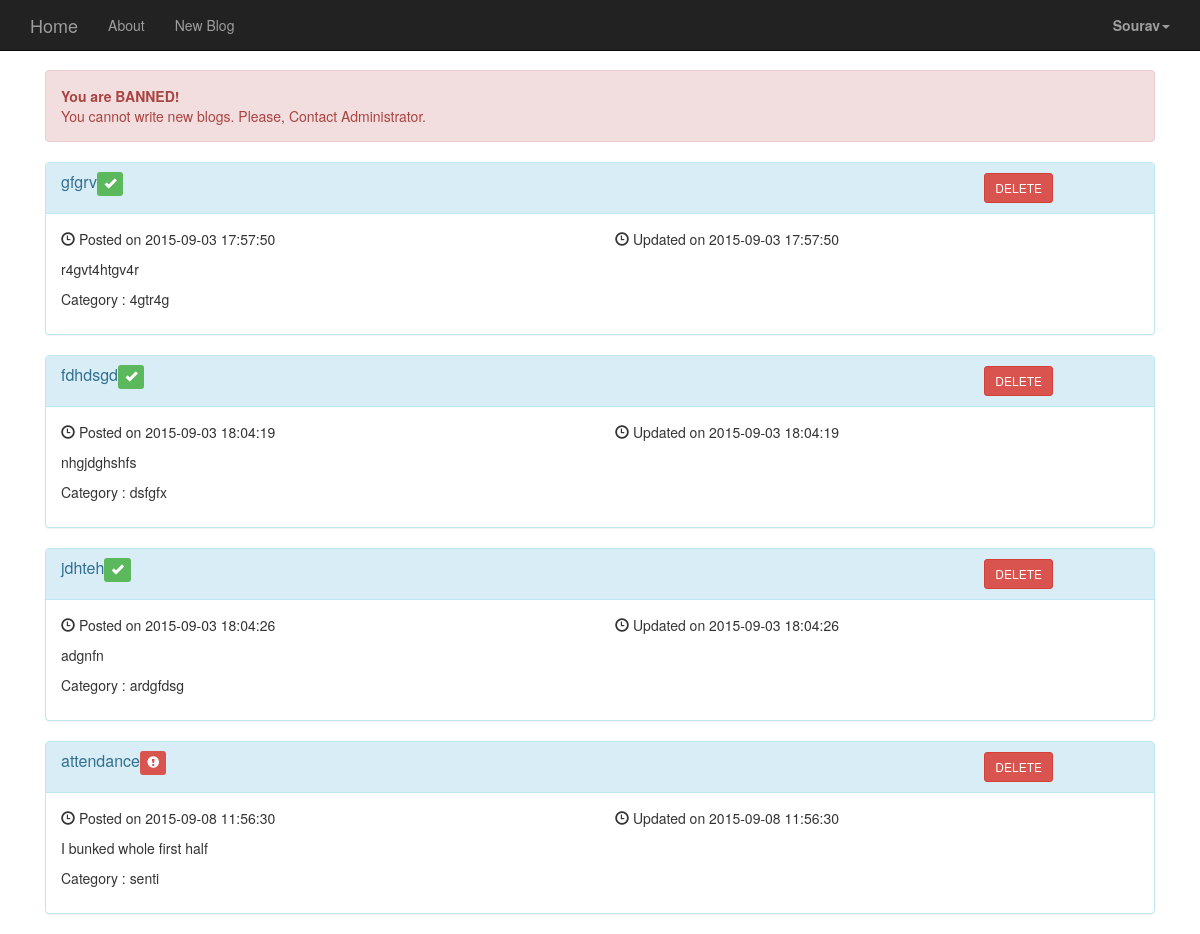
Screenshot of /api/home_page_blogger.php (signed in) with the database file from the repository.
### tables this page shows
CREATE TABLE IF NOT EXISTS `blog_master` (
  `blog_id` int(11) NOT NULL,
  `blogger_id` int(11) DEFAULT NULL,
  `blog_title` varchar(1024) NOT NULL,
  `blog_desc` varchar(60000) NOT NULL,
  `blog_category` varchar(100) DEFAULT NULL,
  `blog_author` varchar(50) NOT NULL,
  `blog_is_active` int(1) NOT NULL DEFAULT '0',
  `creation_date` datetime NOT NULL,
  `updated_date` datetime DEFAULT NULL
);

### api/home_page_blogger.php (the view, shortened to what this page needs)
<!DOCTYPE html>
<html lang="en">
<head>
    <link href="../css/bootstrap.min.css" rel="stylesheet">
    <link href="../css/blog-home.css" rel="stylesheet">
</head>
<body>
	<?php
			$noblog = 0;
			$blogger_user_name = $_SESSION["blogger_user_name"];
			require 'connect_to_db.php';
			$sql = "SELECT blogger_is_active FROM blogger_info WHERE blogger_username = '{$blogger_user_name}'";
			$result = mysqli_query($conn, $sql);
			if(mysqli_num_rows($result)>0){
				$row = mysqli_fetch_assoc($result);
				$blogger_is_active = $row['blogger_is_active'];
			}
			$sql = "SELECT * FROM blog_master WHERE blog_author = '{$blogger_user_name}'";
			$result = mysqli_query($conn, $sql);
			$blog_array = array();
			if (mysqli_num_rows($result)>0){
				while($row = mysqli_fetch_assoc($result)) {
					$blog_array[] = $row;
				}
			}
			else{
				$noblog = 1;
			}
	?>
    <nav class="navbar navbar-inverse navbar-fixed-top" role="navigation">
        <div class="container">
            <div class="navbar-header">
                <a class="navbar-brand" href="home_page_blogger.php">Home</a>
            </div>
            <div class="collapse navbar-collapse" id="bs-example-navbar-collapse-1">
                <ul class="nav navbar-nav">
                    <li>
                        <a href="blogger_info_logged.php">About</a>
                    </li>
                    <li>
                        <a href="insert_blog.php?blogger_is_active=<?php echo $blogger_is_active;?>">New Blog</a>
                    </li>
                </ul>
				<ul class="nav navbar-nav navbar-right">
					<li class="dropdown">
						<a href="#" class="dropdown-toggle" data-toggle="dropdown">
							<b><?php  echo $blogger_user_name;?><span class="caret"></span></b>
						</a>
					</li>
				</ul>
            </div>
        </div>
    </nav>
    <div class="container">
		<div class="col-xs-12 col-sm-12 col-md-12 col-lg-12" >
			<?php
				if($noblog == 1 && $blogger_is_active == 0){
					echo '<div class="alert alert-danger center">
					  <strong>You are BANNED!</strong><br>You cannot write new blogs. Please, Contact Administrator.
					</div>';
					echo '<h4>You have zero blogs.</p>';
				}elseif($noblog == 1 && $blogger_is_active == 1){
					echo '<div class="alert alert-danger center">
					  <strong>You are BANNED!</strong><br>You cannot write new blogs. Please, Contact Administrator.
					</div>';
					echo '<h4>You have zero blogs.<p><a href="insert_blog.php">Click here to write a new blog</a></p>';
				}
				elseif($blogger_is_active == 0 && $noblog == 0){
					echo '<div class="alert alert-danger center">
							  <strong>You are BANNED!</strong><br>You cannot write new blogs. Please, Contact Administrator.
							</div>';
					foreach($blog_array as $blog)
					{
						echo '<div class="panel panel-info">
								<div class="panel-heading">
									<div class="row">
										<div class ="col-md-10">
											<h3 class="panel-title">
												<a href="edit_blog.php?var='.$blog['blog_id'].' data-toggle="tooltip" title="Click Here to edit the blog.">'.$blog['blog_title'].'</a>';if($blog['blog_is_active'] == 1){ echo '<span class="label label-success" data-toggle="tooltip" title="The post has been approved."><span class="glyphicon glyphicon-ok" aria-hidden="true"></span></span>';}else{ echo '<span class="label label-danger" data-toggle="tooltip" title="The post has not been approved"><span class="glyphicon glyphicon-exclamation-sign" aria-hidden="true"></span></span>';}
										echo '</h3>
										</div>
										<div class = "col-md-2">
											<button onclick="redirect('.$blog['blog_id'].','.$blog['blogger_id'].')" class="btn btn-danger btn-sm"> DELETE</button>
										</div>
									</div>
								</div>
								<div class="panel-body">
									<div class="row">
										<div class=" col-md-12 col-lg-12 ">
											<div class="row">
												<div class="col-md-6">
													<p><span class="glyphicon glyphicon-time"></span> Posted on '.$blog['creation_date'].'</p>
												</div>
												<div class="col-md-6">
													<p><span class="glyphicon glyphicon-time"></span> Updated on '.$blog['updated_date'].'</p>
												</div>
											</div>
											<p>'.$blog['blog_desc'].'</p>
											<p>Category : '.$blog['blog_category'].'</p>
										</div>
									</div>
								</div>
							</div>';
					}
				}
			?>
		</div>
    </div>
</body>
</html>

### css/blog-home.css (style rules this page uses)
body { padding-top: 70px; }

### rows the page displays
blog_master: blog_title "gfgrv", blog_is_active 1 (drawn), creation_date "2015-09-03 17:57:50", updated_date "2015-09-03 17:57:50", blog_desc "r4gvt4htgv4r", blog_category "4gtr4g"
blog_master: blog_title "fdhdsgd", blog_is_active 1 (drawn), creation_date "2015-09-03 18:04:19", updated_date "2015-09-03 18:04:19", blog_desc "nhgjdghshfs", blog_category "dsfgfx"
blog_master: blog_title "jdhteh", blog_is_active 1 (drawn), creation_date "2015-09-03 18:04:26", updated_date "2015-09-03 18:04:26", blog_desc "adgnfn", blog_category "ardgfdsg"
blog_master: blog_title "attendance", blog_is_active 0 (drawn), creation_date "2015-09-08 11:56:30", updated_date "2015-09-08 11:56:30", blog_desc "I bunked whole first half", blog_category "senti"

### other values shown
$blogger_user_name "Sourav"
